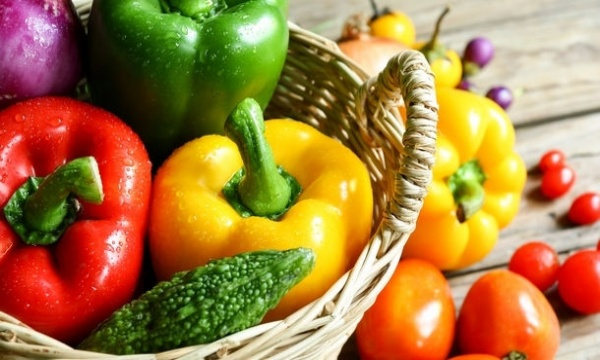
#> input picture HW1/img/test.jpg, 600 x 360 px
$ python HW1.py
#> lines starting #> are read from the running program, lines starting #| are printed output that depends on the picture; after the words box and inside, x2 and y2 are one past the last pixel; in counts of white or black regions, pixels touching at a corner belong together
import cv2
import numpy as np

img = cv2.imread('img/test.jpg')
#> img is the input picture: shape (360, 600, 3); mean B, G, R 65.6, 124.8, 168.8

x = len(img[0])  # 600
#> x = 600
y = len(img)  # 360
#> y = 360

# exchange position
temp = img[0:y//3, 0:x//3].copy()
img[0:y//3, 0:x//3] = img[0:y//3, x//3*2:x]
img[0:y//3, x//3*2:x] = temp

# gray scale


def gray_scale(img, y, x):
    avg = (int(img[y, x, 0])+int(img[y, x, 1])+int(img[y, x, 2]))/3
    img[y, x] = np.uint8(avg)
    return img


for i in range(y//3*2, y):
    for j in range(0, x//3):
        img = gray_scale(img, i, j)
#> this loop made 120 passes
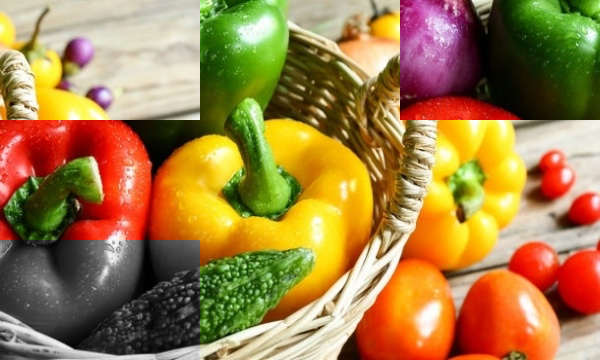
#> img: shape (360, 600, 3); mean B, G, R 70.4, 126.7, 162

# intensity resolution
for i in range(y//3*2, y):
    for j in range(x//3*2, x):
        avg = (int(img[i, j, 0])+int(img[i, j, 1])+int(img[i, j, 2]))/3
        avg = int(avg/64)*64
        img[i, j] = np.uint8(avg)
#> this loop made 120 passes
#> img: shape (360, 600, 3); 11.11% of pixels changed, all inside (x1, y1, x2, y2) = (400, 240, 600, 360)

# color filter - red
for i in range(y//3, y//3*2):
    for j in range(x//3):
        b, g, r = img[i, j]
        if r <= 150 or r*0.6 <= b or r*0.6 <= g:
            img = gray_scale(img, i, j)
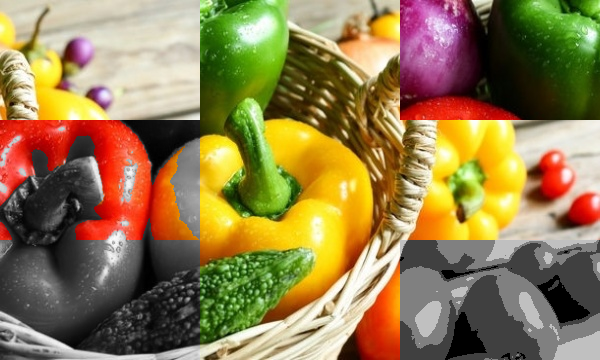
#> img: shape (360, 600, 3); mean B, G, R 77.8, 124.8, 146.4

# color filter - yellow
for i in range(y//3, y//3*2):
    for j in range(x//3*2, x):
        b, g, r = img[i, j]
        if (int(g)+int(r))*0.3 <= int(b) or abs(int(g)-int(r)) >= 50:
            img = gray_scale(img, i, j)
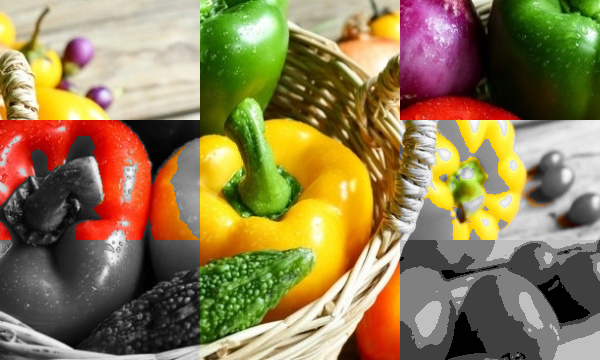
#> img: shape (360, 600, 3); 7.32% of pixels changed, all inside (x1, y1, x2, y2) = (400, 120, 600, 240)

# channel operation
for i in range(y//3*2, y):
    for j in range(x//3, x//3*2):
        if img[i, j, 1] > 127:
            img[i, j, 1] = 255
        else:
            img[i, j, 1] *= 2
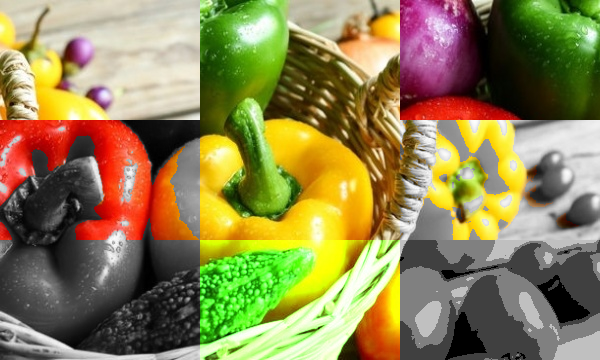
#> img: shape (360, 600, 3); 11.05% of pixels changed, all inside (x1, y1, x2, y2) = (200, 240, 400, 360)

# bilinear interpolation


def bilinear_interpolation(img, y, x):
#> called with y = 360, x = 600
    h = int(y//3)
    w = int(x//3)

    temp = img[0:y//3, x//3:x//3*2].copy()

    for i in range(h):
        for j in range(w):
            xf = (j+0.5)/2-0.5
            yf = (i+0.5)/2-0.5
            if xf < 0:
                xf = 0
            if yf < 0:
                yf = 0
            xi = min(int(xf), w-2)
            yi = min(int(yf), h-2)
            dx = xf-xi
            dy = yf-yi

            new_b = np.uint8(temp[yi, xi, 0]*(1-dx)*(1-dy)+temp[yi, xi+1, 0]*(dx)
                             * (1-dy)+temp[yi+1, xi, 0]*(1-dx)*(dy)+temp[yi+1, xi+1, 0]*(dx)*(dy))
            new_g = np.uint8(temp[yi, xi, 1]*(1-dx)*(1-dy)+temp[yi, xi+1, 1]*(dx)
                             * (1-dy)+temp[yi+1, xi, 1]*(1-dx)*(dy)+temp[yi+1, xi+1, 1]*(dx)*(dy))
            new_r = np.uint8(temp[yi, xi, 2]*(1-dx)*(1-dy)+temp[yi, xi+1, 2]*(dx)
                             * (1-dy)+temp[yi+1, xi, 2]*(1-dx)*(dy)+temp[yi+1, xi+1, 2]*(dx)*(dy))

            img[i, j+w] = [new_b, new_g, new_r]
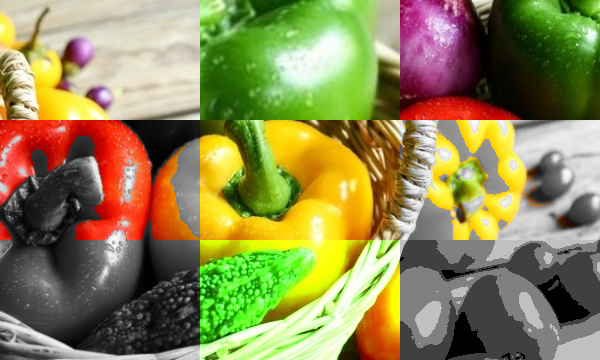
#> img: shape (360, 600, 3); 11.11% of pixels changed, all inside (x1, y1, x2, y2) = (200, 0, 400, 120)
    return img


img = bilinear_interpolation(img, y, x)

# bicubic interpolation


def bicubic_interpolation(img, y, x):
#> called with y = 360, x = 600
    h = y//3
    w = x//3
    temp = img[y//3:y//3*2, x//3:x//3*2].copy()
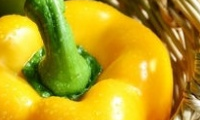
#> temp: shape (120, 200, 3); mean B, G, R 28.7, 158.7, 185.6

    for i in range(h):
        for j in range(w):
            xf = (j+0.5)/2-0.5
            yf = (i+0.5)/2-0.5
            if xf < 0:
                xf = 0
            if yf < 0:
                yf = 0
            xi = min(int(xf), w-2)
            yi = min(int(yf), h-2)
            dx = xf-xi
            dy = yf-yi

            new_b = []
            new_g = []
            new_r = []

            for k in range(-1, 3):
                r = []
                g = []
                b = []
                for m in range(-1, 3):
                    if 0 <= xi+m < w and 0 <= yi+k < h:
                        b.append(temp[yi+k, xi+m, 0])
                        g.append(temp[yi+k, xi+m, 1])
                        r.append(temp[yi+k, xi+m, 2])
                    else:
                        b.append(0)
                        g.append(0)
                        r.append(0)
                new_b.append((-0.5*b[0]+1.5*b[1]-1.5*b[2]+0.5*b[3])*dx**3 +
                             (b[0]-2.5*b[1]+2*b[2]-0.5*b[3])*dx**2+(-0.5*b[0]+0.5*b[2])*dx+b[1])
                new_g.append((-0.5*g[0]+1.5*g[1]-1.5*g[2]+0.5*g[3])*dx**3 +
                             (g[0]-2.5*g[1]+2*g[2]-0.5*g[3])*dx**2+(-0.5*g[0]+0.5*g[2])*dx+g[1])
                new_r.append((-0.5*r[0]+1.5*r[1]-1.5*r[2]+0.5*r[3])*dx**3 +
                             (r[0]-2.5*r[1]+2*r[2]-0.5*r[3])*dx**2+(-0.5*r[0]+0.5*r[2])*dx+r[1])
            img[y//3+i, x//3+j, 0] = np.clip((-0.5*new_b[0]+1.5*new_b[1]-1.5*new_b[2]+0.5*new_b[3])*dy**3+(
                new_b[0]-2.5*new_b[1]+2*new_b[2]-0.5*new_b[3])*dy**2+(-0.5*new_b[0]+0.5*new_b[2])*dy+new_b[1], 0, 255)
            img[y//3+i, x//3+j, 1] = np.clip((-0.5*new_g[0]+1.5*new_g[1]-1.5*new_g[2]+0.5*new_g[3])*dy**3+(
                new_g[0]-2.5*new_g[1]+2*new_g[2]-0.5*new_g[3])*dy**2+(-0.5*new_g[0]+0.5*new_g[2])*dy+new_g[1], 0, 255)
            img[y//3+i, x//3+j, 2] = np.clip((-0.5*new_r[0]+1.5*new_r[1]-1.5*new_r[2]+0.5*new_r[3])*dy**3+(
                new_r[0]-2.5*new_r[1]+2*new_r[2]-0.5*new_r[3])*dy**2+(-0.5*new_r[0]+0.5*new_r[2])*dy+new_r[1], 0, 255)
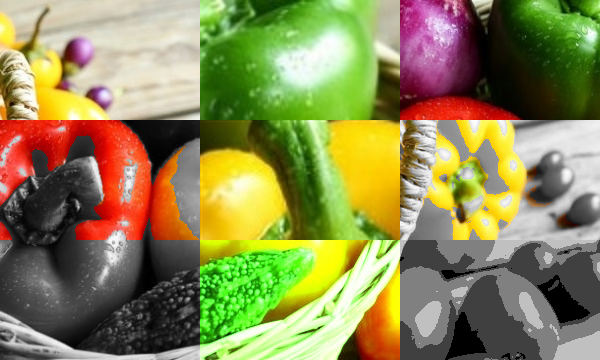
#> img: shape (360, 600, 3); 11.11% of pixels changed, all inside (x1, y1, x2, y2) = (200, 120, 400, 240)
    return img


img = bicubic_interpolation(img, y, x)

cv2.imshow('Result', img)
cv2.waitKey(0)
cv2.destroyAllWindows()
cv2.imwrite('img/result.jpg', img)
